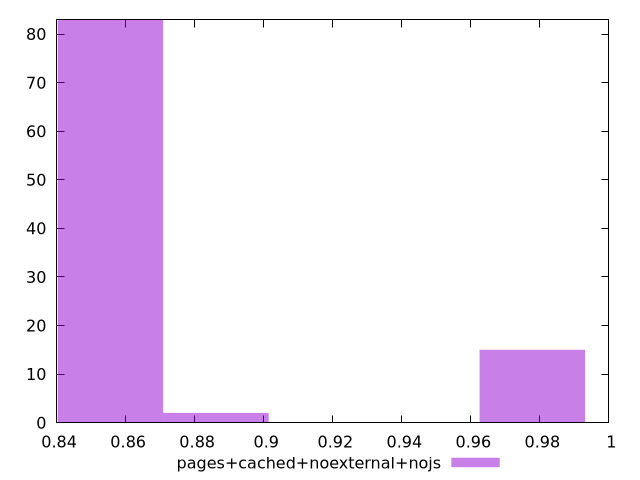

The gnuplot source for this figure:
$_pagesCachedNoexternalNojs <<EOF
0.9778261034804282 15
0.8555978405453747 83
0.8861549062791381 2
EOF
set key outside below
set terminal pngcairo
set output "report_00004_2020-11-02T20-21-41.718Z/uses-http2/pages+cached+noexternal+nojs//hist.png"
set yrange [0:83]
set boxwidth 0.03055706573376338
set style fill transparent solid 0.5 noborder
plot $_pagesCachedNoexternalNojs title "pages+cached+noexternal+nojs" with boxes ,
